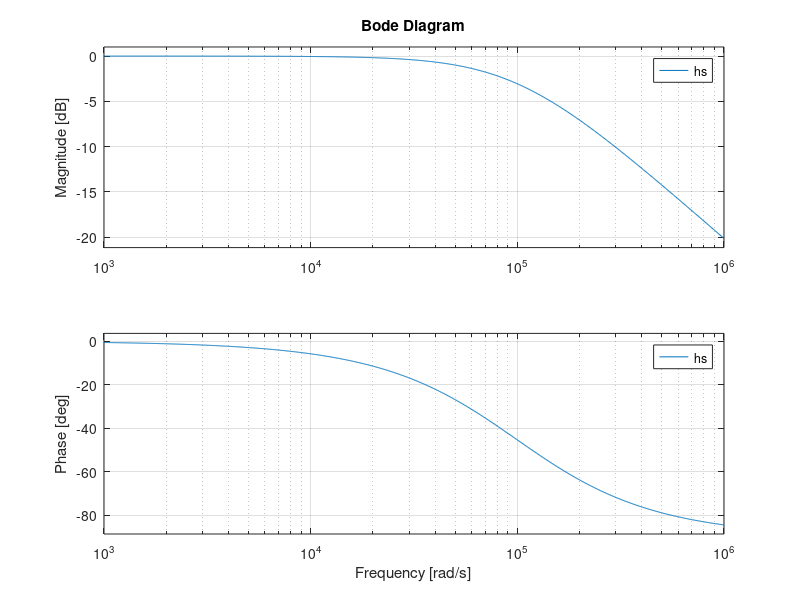
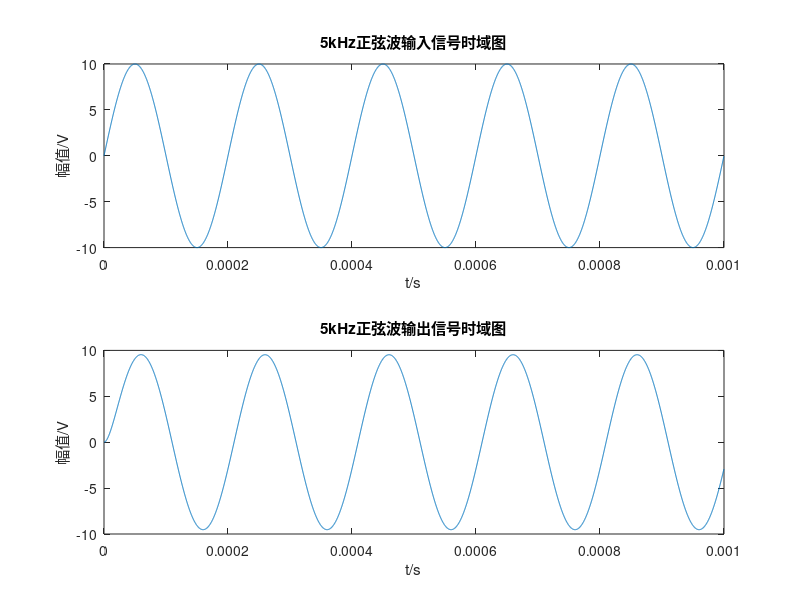
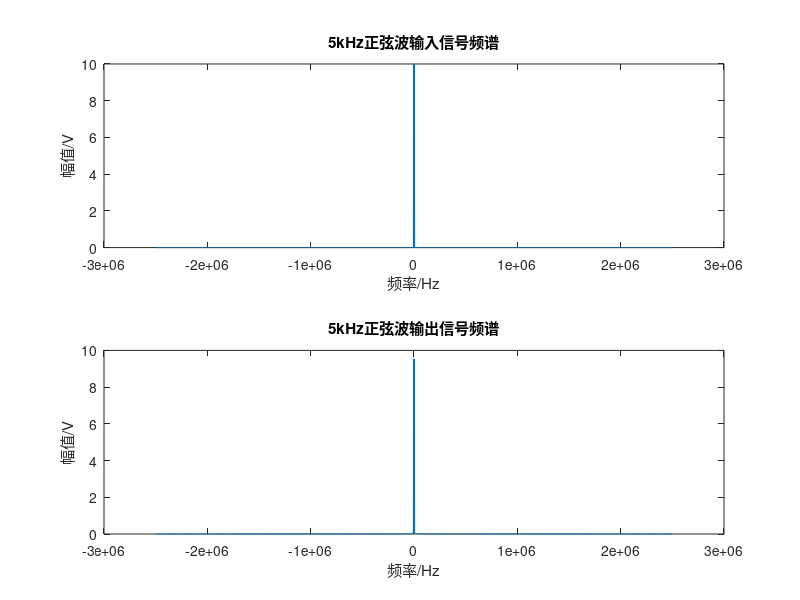
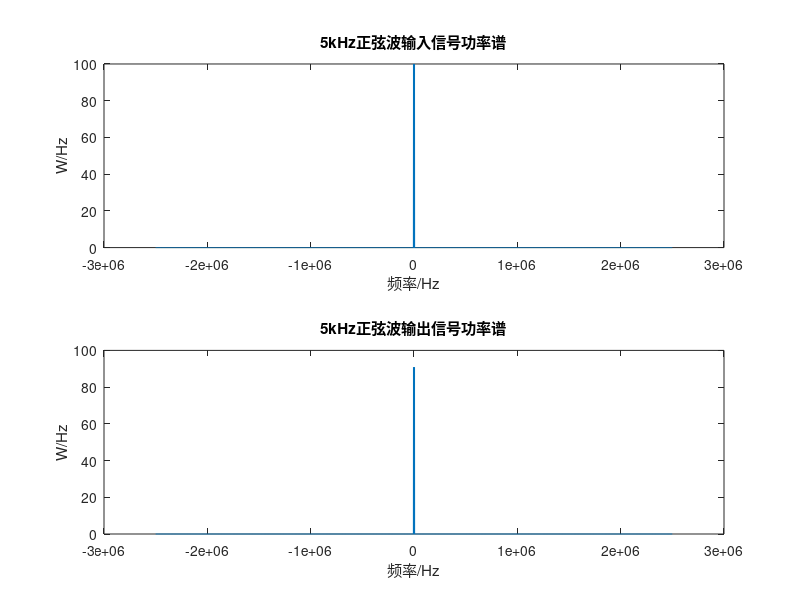

The MATLAB source for these figures, in order:
clc
clear
close all
%输入信号
R=5100;%滤波器R值
C=1983e-12;%滤波器C值
f0=1/(2*pi*R*C);%滤波器截止频率计算
ct=R*C;%时间常数  
hs=tf(1,[ct 1]);%低通滤波器设计
figure(1)
bode(hs);%滤波器频幅特性
fc=15700;%理论截止频率
%经计算，截止频率f0为15700Hz          
%通带截止时下降3dB，对应频率15700，阻带开始时下降20dB，对应频率156400
fs=5000000; % fs 采样率
A=10;       % A 幅度值
N=5000;   % N 采样个数
F0=5000;        
F1=10000; %重复频率等于10KHz的半占空比的方波的频率      所有F小于fs/2（奈奎斯特）
dt=1/fs;    %时间间隔
t=0:dt:(N-1)*dt;    %时间向量
freqPixel=fs/N;     %频率分辨率，即点与点之间频率单位
y0=A*sin(2*pi*F0*t);	%单音正弦波
y1=A*square(2*pi*F1*t,50);%方波
%单音正弦波信号
figure(2)
subplot(211)
plot(t,y0);                       
title('5kHz正弦波输入信号时域图');                    
xlabel('t/s');
ylabel('幅值/V');%输入时域图

figure(3)
subplot(211)
freq0=fft(y0,N)*2/N;%做离散傅里叶变换                     
freq_d0=abs(fftshift(freq0));
w=(-N/2:1:N/2-1)*fs/N; %双边  
plot(w,freq_d0);
title('5kHz正弦波输入信号频谱');                         
xlabel('频率/Hz');
ylabel('幅值/V');%输入频谱图

figure(4)
subplot(211)
ypsd=freq_d0.*conj(freq_d0);
plot(w,ypsd);
title('5kHz正弦波输入信号功率谱');
xlabel('频率/Hz');
ylabel('W/Hz');%输入功率谱

figure(5)
subplot(211)
[Rx,maxlags]=xcorr(y0,'unbiased');              
plot(maxlags/fs*1000,Rx/max(Rx));
title('5kHz正弦波输入信号自相关');
xlabel('t/ms');
ylabel('R(t)');%输入自相关


[yy0,tr]=lsim(hs,y0,t);%信号通过滤波器                
figure(2)
subplot(212)
plot(tr,yy0);
title('5kHz正弦波输出信号时域图');                           
xlabel('t/s');
ylabel('幅值/V');%输出信号时域


figure(3)
subplot(212)
freq=fft(yy0,N)*2/N;%做离散傅里叶
freq_d=abs(fftshift(freq));
w=(-N/2:1:N/2-1)*fs/N; %双边  
plot(w,freq_d);
title('5kHz正弦波输出信号频谱');                             
xlabel('频率/Hz');
ylabel('幅值/V');%输出频谱图

figure(4)
subplot(212)
ypsd=freq_d.*conj(freq_d);
plot(w,ypsd);
title('5kHz正弦波输出信号功率谱');
xlabel('频率/Hz');
ylabel('W/Hz');%输出功率谱

figure(5)
subplot(212)
[Rx1,maxlags1]=xcorr(yy0,'unbiased'); 
plot(maxlags1/fs*1000,Rx1/max(Rx1));
title('5kHz正弦波输出信号自相关');
xlabel('t/ms');
ylabel('R(t)');%输出自相关